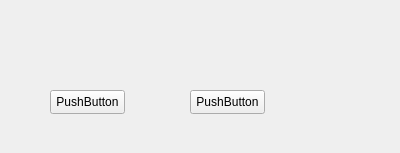
<?xml version="1.0" encoding="UTF-8"?>
<ui version="4.0">
 <class>Form</class>
 <widget class="QWidget" name="Form">
  <property name="geometry">
   <rect>
    <x>0</x>
    <y>0</y>
    <width>400</width>
    <height>153</height>
   </rect>
  </property>
  <property name="windowTitle">
   <string>Form</string>
  </property>
  <widget class="QPushButton" name="pushButton">
   <property name="geometry">
    <rect>
     <x>50</x>
     <y>90</y>
     <width>75</width>
     <height>24</height>
    </rect>
   </property>
   <property name="text">
    <string>PushButton</string>
   </property>
  </widget>
  <widget class="QPushButton" name="pushButton_2">
   <property name="geometry">
    <rect>
     <x>190</x>
     <y>90</y>
     <width>75</width>
     <height>24</height>
    </rect>
   </property>
   <property name="text">
    <string>PushButton</string>
   </property>
  </widget>
 </widget>
 <resources/>
 <connections/>
</ui>
